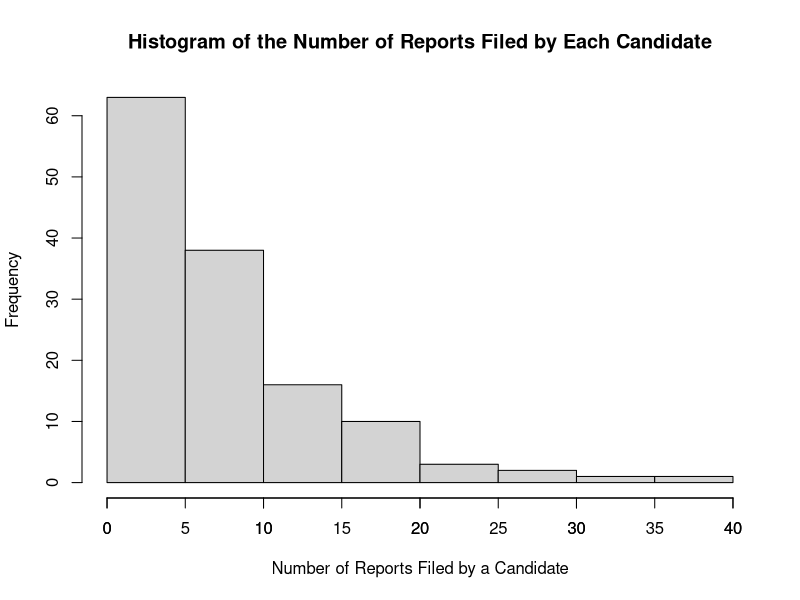
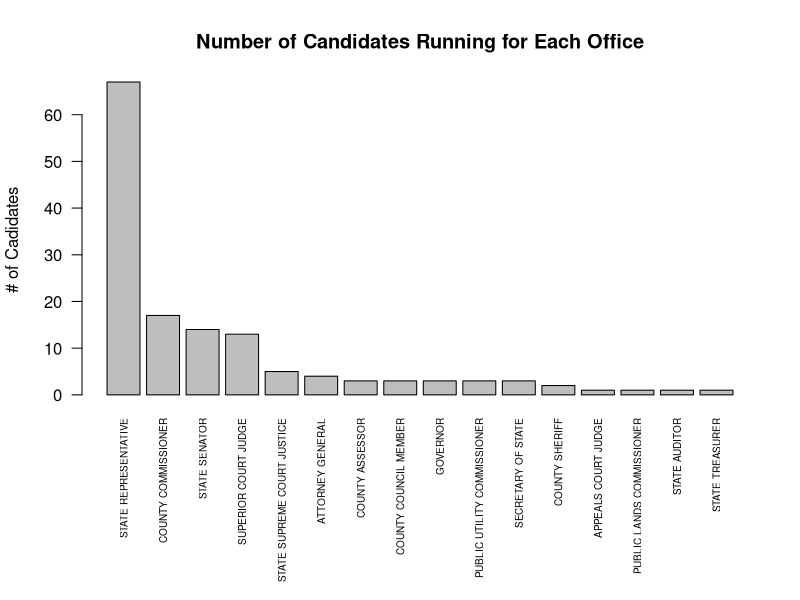
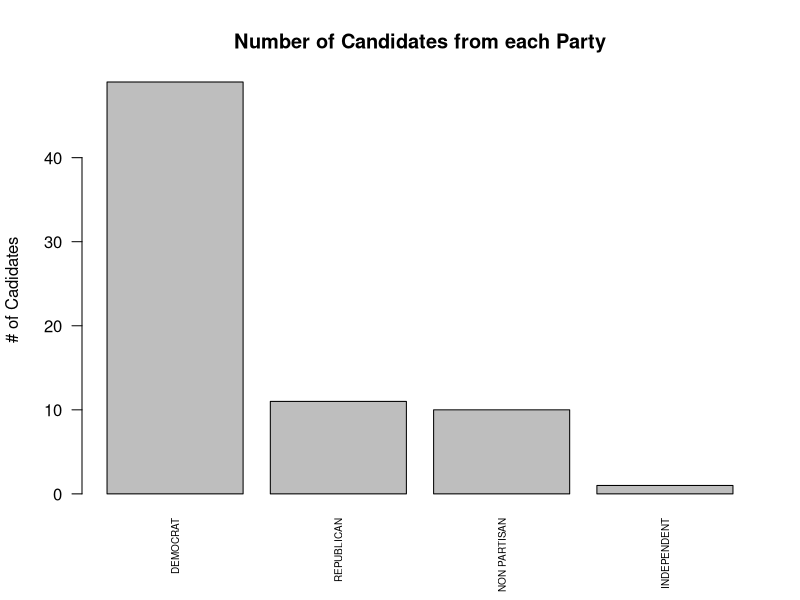
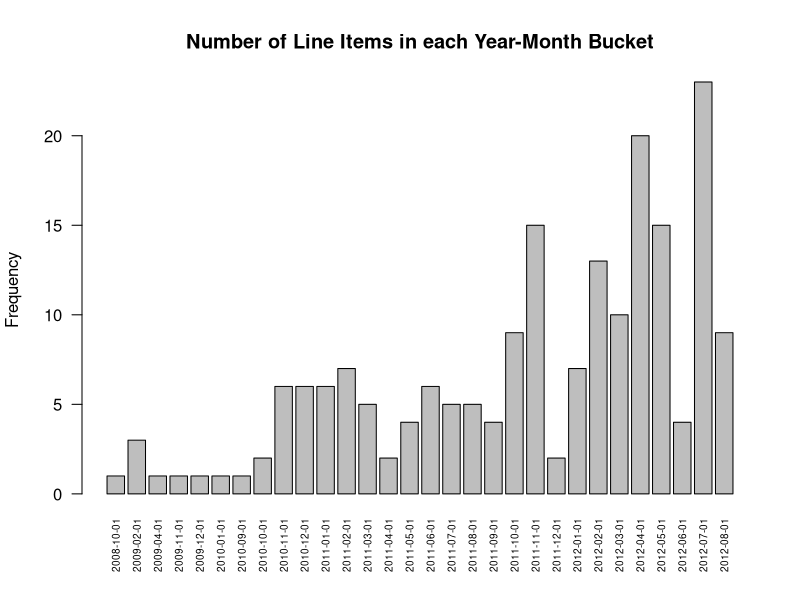
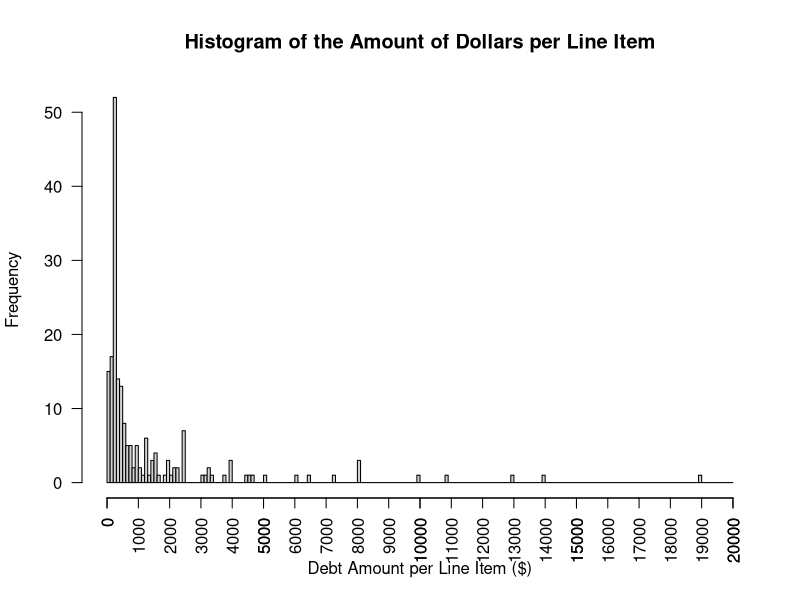
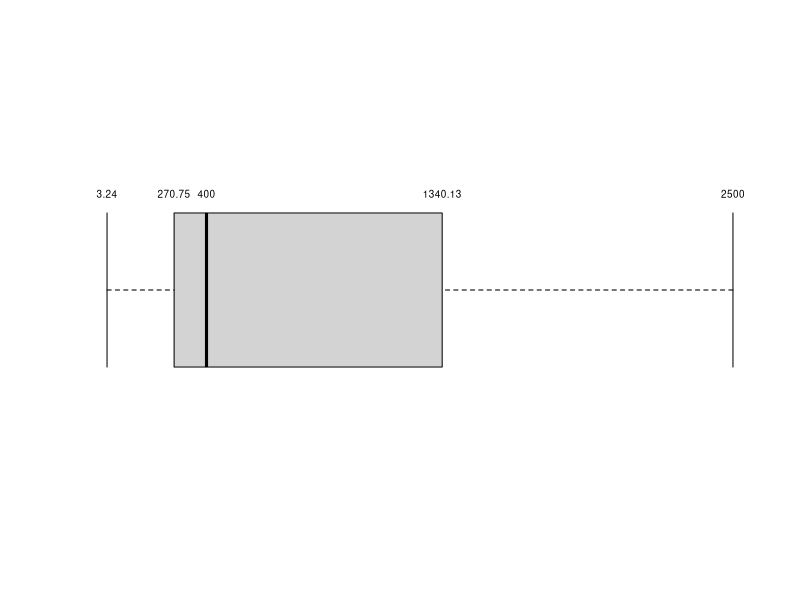
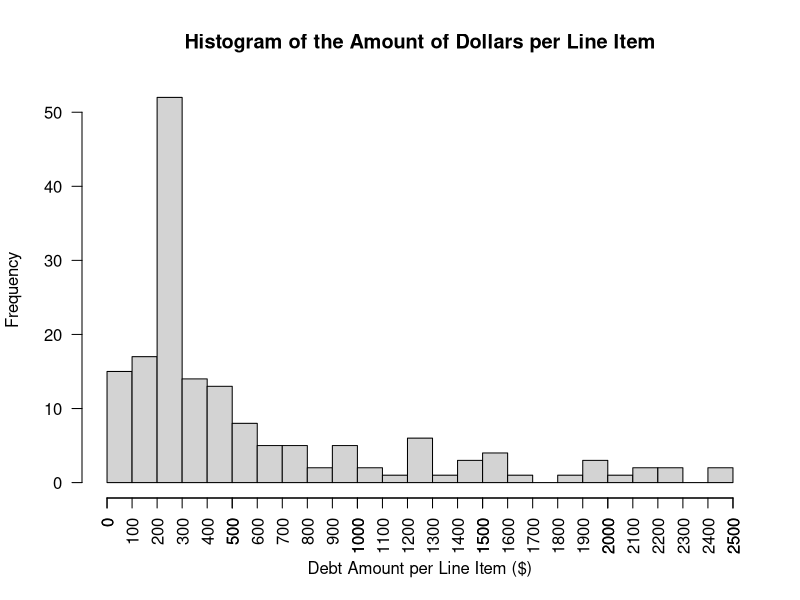
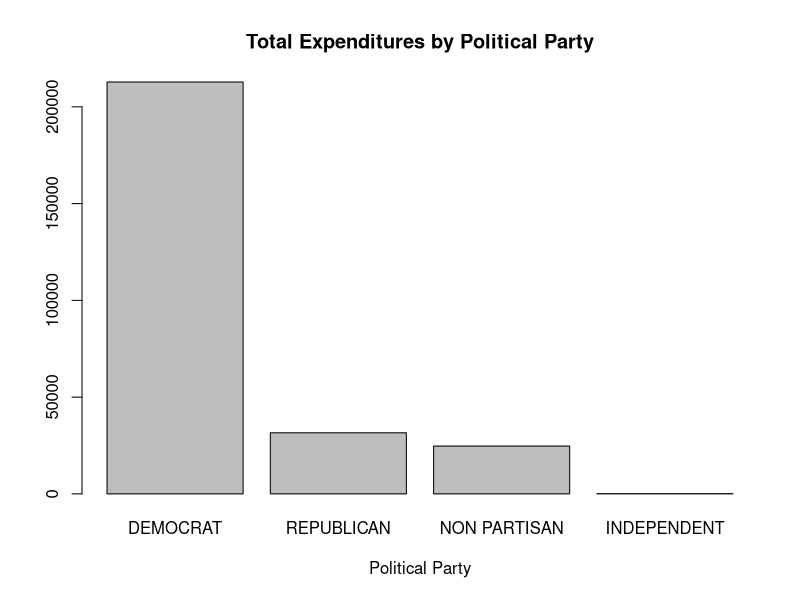

Write R code to recreate these figures, in order.
## ---- chunk 1
knitr::opts_chunk$set(echo = TRUE)
## ---- chunk 2
DebtRaw = read.csv("../dataset/CandidateDebt.csv", na.strings='#N/A')
print(sprintf("Number of columns: %d, Number of rows: %d", ncol(DebtRaw), nrow(DebtRaw)))
## ---- chunk 3
str(DebtRaw[1:4,])
## ---- chunk 4
DebtShifted = DebtRaw
colnames(DebtShifted) <- c(colnames(DebtRaw)[1:9],
                           'DUMMY',
                           colnames(DebtRaw)[10:(ncol(DebtRaw)-1)])
## ---- chunk 5
str(DebtShifted[1:4,])
## ---- chunk 6
t(DebtShifted[1,c('filerid', 'filername', 'office', 'DUMMY', 'legislativedistrict',
                  'party', 'jurisdiction', 'jurisdictiontype')])
## ---- chunk 7
# Split off left table
DebtLeft = DebtShifted[, seq(9)]

# Print out number of rows and columns
print(sprintf("The DebtLeft data set has %d columns and %d rows.",
              ncol(DebtLeft), nrow(DebtLeft)))
## ---- chunk 8
# Split off right table
DebtRight = DebtShifted[, seq(10, ncol(DebtRaw))]

# Rename DUMMY to office
colnames(DebtRight)[[1]] <- "office"

# Keep cases with at least one non-NA entry
DebtRightValid <- DebtRight[rowSums(!is.na(DebtRight)) > 0,]

# Drop duplicates
Debt <- unique(DebtRightValid)

# Print number of rows and columns
print(sprintf("The Debt data set has %d columns and %d rows.", ncol(Debt), nrow(Debt)))
## ---- chunk 9
# Find number of unique reportnumbers
length(unique(DebtLeft$reportnumber))
# Find number of unique cadidate names
length(unique(DebtLeft$filername))
## ---- chunk 10
# Find the number of reports filed by each candidate
RepPerCan <- aggregate(reportnumber ~ filername, DebtLeft, length)
colnames(RepPerCan)[2] <- "NumOfReports"
# Summarize data
summary(RepPerCan$NumOfReports)
## ---- chunk 11
# Show top 5 candidates that filed the most reports
head(RepPerCan[order(RepPerCan$NumOfReports, decreasing = TRUE),],5)
## ---- chunk 12
# How many candidates filed only 1 report?
length(which(RepPerCan$NumOfReports == 1))
## ---- chunk 13
# Show histogram showing distribution of the number of reports filed by each candidate.
hist(RepPerCan$NumOfReports,
     main = "Histogram of the Number of Reports Filed by Each Candidate",
     xlab = "Number of Reports Filed by a Candidate")
axis(1, at = seq(0,40, by = 5))
## ---- chunk 14
# Remove reportnumber and keep unique rows
Office <- unique(DebtLeft[-1])
# Find length of rows.
length(Office$filerid)
## ---- chunk 15
# Show exmaple of duplicate candidate.
Office[Office$filername == "FROCKT DAVID S",]
## ---- chunk 16
# Create Dataframe showing the number of candidates running for each office
OfficePopularity <- aggregate(filername ~ office, Office, length)
colnames(OfficePopularity)[2] <- "N"
OfficePopularity <- OfficePopularity[order(OfficePopularity[,2], decreasing = TRUE),]

# Show barplot of results
op <- par(mar = c(10,4,4,2) + 0.1)
barplot(OfficePopularity$N,
        main = "Number of Candidates Running for Each Office",
        ylab = "# of Cadidates",
      names.arg=OfficePopularity$office, las = 2, cex.names=0.6)
par(op)
## ---- chunk 17
# Only keep Office2, legislativedictrict, position, party,
# jurisdiction and find unique rows
DebtUnique <- unique(Debt[1:5])
# Aggregate a new dataframe to store the number of rows for each party
PartyCount <- aggregate(jurisdiction ~ party, DebtUnique, length)
colnames(PartyCount)[2] <- "N"
PartyCount <- PartyCount[order(PartyCount[,2], decreasing = TRUE),]
# Plot a bar chart showing the number of rows for each party
op <- par(mar = c(5,4,4,2) + 0.1)
barplot(PartyCount$N,
        main = "Number of Candidates from each Party",
        ylab = "# of Cadidates",
        names.arg=PartyCount$party, las = 2, cex.names=0.6)
par(op)
## ---- chunk 18
# Import lubridate to round the dates to the month
library(lubridate)
## ---- chunk 19
# Copy Debt into a temporary df, but convert the debtdate variable into date object
DebtTemp <- Debt
DebtTemp$debtdate <- as.Date(DebtTemp$debtdate, format='%m/%d/%y')
DebtTemp$debtdate <- floor_date(DebtTemp$debtdate, unit = "month")
# Aggregate the data to show the amount of line items are in each month
DateCount <- aggregate(amount ~ debtdate, DebtTemp, length)
colnames(DateCount)[2] <- "N"
op <- par(mar = c(5,4,4,2) + 0.1)

barplot(DateCount$N,
        main = "Number of Line Items in each Year-Month Bucket",
        ylab = "Frequency",
        names.arg=DateCount$debtdate, las = 2, cex.names=0.6)
par(op)
## ---- chunk 20
summary(Debt$amount)
## ---- chunk 21
hist(Debt$amount, breaks = seq(0, 20000, by = 100),
     main = "Histogram of the Amount of Dollars per Line Item",
     xlab = "Debt Amount per Line Item ($)", las = 2)
axis(1, at = seq(0, 20000, by = 1000), las = 2)
## ---- chunk 22
boxplot(Debt$amount, horizontal = TRUE, outline = FALSE, axes = FALSE, staplewex = 1)
text(x = boxplot.stats(Debt$amount)$stats,
     labels = boxplot.stats(Debt$amount)$stats, y=1.25, cex = 0.6)
## ---- chunk 23
filteredAmount <- Debt[(Debt$amount < 2500),]
hist(filteredAmount$amount, breaks = seq(0, 2500, by = 100),
     main = "Histogram of the Amount of Dollars per Line Item",
     xlab = "Debt Amount per Line Item ($)", las = 2)
axis(1, at = seq(0, 2500, by = 100), las = 2)
## ---- chunk 24

# sum amount by party
amountbyparty <-aggregate(Debt['amount'], by=list(party=Debt$party), FUN=sum)

# Rename 
names(amountbyparty)[names(amountbyparty)=="amount"] <- "totalamountbyparty"


#format method, which is necessary for formating in a data.frame   
format.money  <- function(x, ...) {
  paste0("$", formatC(as.numeric(x), format="f", digits=2, big.mark=","))
}
class(amountbyparty$totalamountbyparty) <- c("money",class(amountbyparty$totalamountbyparty))


# sort the list descending, create pareto
amountbyparty <- amountbyparty[order(amountbyparty$totalamountbyparty, decreasing=TRUE),]

# bar plot tutorial https://www.statmethods.net/graphs/bar.html
barplot(amountbyparty$totalamountbyparty, main="Total Expenditures by Political Party", 
  	xlab="Political Party",
  	names.arg=amountbyparty$party,
  	cex.names=1)

## ---- chunk 25
# Merge PartyCount into amountbyparty
amountbyparty <- merge(amountbyparty, PartyCount)
amountbyparty$amountpercandidate <- amountbyparty$totalamountbyparty / amountbyparty$N

# sort the list descending, create pareto
amountbyparty <- amountbyparty[order(amountbyparty$amountpercandidate, decreasing=TRUE),]


# bar plot tutorial https://www.statmethods.net/graphs/bar.html
barplot(amountbyparty$amountpercandidate, main="Expenditure per Candidate by Political Party", 
  	xlab="Political Party",
  	names.arg=amountbyparty$party,
  	cex.names=1)


## ---- chunk 26
desc_to_coarsedesc = read.csv("../dataset/description_to_coarsedescription.csv", na.strings='#N/A')
# we need to merge coarsedescription into Debt by description
Debt2=merge(Debt,desc_to_coarsedesc[c('description','coarsedescription')])

# Put 0 for position when there is no value
Debt2$position[is.na(Debt2$position)] <- 0
Debt2$legislativedistrict[is.na(Debt2$legislativedistrict)] <- 0

# sum amount by coarsedescription
amountbycoarsedesc <-aggregate(Debt2['amount'], by=list(coarsedescription=Debt2$coarsedescription), FUN=sum)

#format method, which is necessary for formating in a data.frame   
format.money  <- function(x, ...) {
  paste0("$", formatC(as.numeric(x), format="f", digits=2, big.mark=","))
}
class(amountbycoarsedesc$amount) <- c("money",class(amountbycoarsedesc$amount))


# sort the list descending, create pareto
amountbycoarsedesc <- amountbycoarsedesc[order(amountbycoarsedesc$amount, decreasing=TRUE),]
#print(amountbycoarsedesc)

nbars=13
topn=amountbycoarsedesc[1:nbars,]
# bar plot tutorial https://www.statmethods.net/graphs/bar.html
barplot(topn$amount, main="Total Expenditures by Coarse Description",
        sub=paste(c("(Top", nbars, "shown)"), collapse = " "),
  	xlab="Coarse Description",
  	names.arg=topn$coarsedescription,
  	cex.names=0.65, las=2)

# Maybe I should make a function for bar charts, since I will be making many of them.

## ---- chunk 27

# Rename "subject" column to "N"
names(amountbyparty)[names(amountbyparty)=="amount"] <- "totalamountbyparty"

#rollup debt2 by coarsedesc and party
expense_by_coarsedesc_by_party <-aggregate(Debt2['amount'],                                         by=list(coarsedescription=Debt2$coarsedescription, party=Debt2$party), FUN=sum)


#merge totalamount into expense_by_coarsedesc_by_party
frac_by_coarsedesc_by_party <- merge(expense_by_coarsedesc_by_party,amountbyparty)
# compute fraction
frac_by_coarsedesc_by_party$fractionofpartytotal <- frac_by_coarsedesc_by_party$amount / frac_by_coarsedesc_by_party$totalamountbyparty

# drop independents
frac_by_coarsedesc_by_party <- frac_by_coarsedesc_by_party[frac_by_coarsedesc_by_party$party != "INDEPENDENT", ]

# get max frac by coarsedescription (across parties)
maxfrac_by_coarsedesc <-aggregate(frac_by_coarsedesc_by_party['fractionofpartytotal'],
                                           by=list(coarsedescription=frac_by_coarsedesc_by_party$coarsedescription), FUN=max)

# Rename "fractionofpartytotal" column to "maxfracofpartytotal"
names(maxfrac_by_coarsedesc)[names(maxfrac_by_coarsedesc)=="fractionofpartytotal"] <- "maxfracofpartytotal"

#merge maxfrac into frac_by_coarsedesc_by_party
frac_by_coarsedesc_by_party2=merge(frac_by_coarsedesc_by_party,maxfrac_by_coarsedesc)


# assign part number to put nonpartisan last
frac_by_coarsedesc_by_party2$partynumber<-ifelse(frac_by_coarsedesc_by_party2$party=="DEMOCRAT",1,
		ifelse(frac_by_coarsedesc_by_party2$party=="REPUBLICAN",2,3
		))

#Now, sort the df by maxfracofpartytotal desc, then by partynumber
frac_by_coarsedesc_by_party2 <- frac_by_coarsedesc_by_party2[order(-frac_by_coarsedesc_by_party2$maxfracofpartytotal,
                                                                   frac_by_coarsedesc_by_party2$partynumber),]

# Now we can finally make a grouped pareto!
frac_by_coarsedesc_by_party2$barlabels <- ""
frac_by_coarsedesc_by_party2$barlabels <- frac_by_coarsedesc_by_party2$barlabels <-

  
# Trick Make labels which are non blank only when row mod 3 =2
x<-1:nrow(frac_by_coarsedesc_by_party2)
y <- x%%3==2

cd=frac_by_coarsedesc_by_party2$coarsedescription
frac_by_coarsedesc_by_party2$barlabels <- with(frac_by_coarsedesc_by_party2, ifelse(y,cd,"" ) )

cd <- frac_by_coarsedesc_by_party2$coarsedescription
frac_by_coarsedesc_by_party2$barlabels <- ifelse(y,frac_by_coarsedesc_by_party2$coarsedescription,"" )

# get the same coarsedescriptions used in previous graph
topnparty<-frac_by_coarsedesc_by_party2[frac_by_coarsedesc_by_party2$coarsedescription %in% topn$coarsedescription,]

# now make a sidebyside bar chart
barplot(topnparty$fractionofpartytotal, main="Fractional Expenditures by Coarse Description, by Party",
        xlab="Coarse Description", col=c("blue","red","green"),
        legend = c("Democrat","Republican","Non Partisan"), beside=TRUE, names.arg=topnparty$coarsedescription, las=2)


## ---- chunk 28
# get sum of amount by DUMMY
#sumbyoffice <- aggregate(Debt2['amount'],
#by=list(office=Debt2$DUMMY), FUN=sum)

# get sum(amount) and n rows by unique value of DUMMY, legislativedistrict, position, and party,
# jurisdiction, and jurisdictiontype (in case I summarize by that later).
sumbycand <- aggregate(Debt2['amount'],
by=list(office=Debt2$office, legislativedistrict=Debt2$legislativedistrict, position=Debt2$position, party=Debt2$party, jurisdiction=Debt2$jurisdiction, jurisdictiontype=Debt2$jurisdictiontype), FUN=sum)


# now sum the amounts in sumbycand and count rows by office
sumbyoffice <- aggregate(sumbycand['amount'], by=list(office=sumbycand$office), FUN=sum)
countbyoffice <- aggregate(sumbycand['position'], by=list(office=sumbycand$office), FUN=length)

# Rename cols
names(sumbyoffice)[names(sumbyoffice)=="amount"] <- "totalamount"
names(countbyoffice)[names(countbyoffice)=="position"] <- "ncandidates"

# merge the sum and count data
amountperjob <- merge(sumbyoffice,countbyoffice)
amountperjob$mean_amount <- amountperjob$totalamount / amountperjob$ncandidates

# sort by mean_amount desc
# sort the list descending, create pareto
amountperjob <- amountperjob[order(amountperjob$mean_amount, decreasing=TRUE),]

# bar plot tutorial https://www.statmethods.net/graphs/bar.html
barplot(amountperjob$mean_amount, main="Expenditure per Candidate by Office", 
  	xlab="Office",
  	names.arg=amountperjob$office,
  	cex.names=1, las=2)


## ---- chunk 29

# Expenditure amounts by jurisdictiontype
boxplot(amount~jurisdictiontype,data=Debt2, main="Transaction Dollar Amounts by Jurisdiction Type", 
  	xlab="Jurisdiction Type", ylab="Amount in Dollars", varwidth=T)

## ---- chunk 30
# Time component
# Copy Debt2 to Debt3
Debt3 <- Debt2
# Let's make a debtmonth column
library(lubridate)
# Get just the month
Debt3$truedebtdate<-mdy(Debt3$debtdate)
Debt3$debtmonth<-floor_date(Debt3$truedebtdate, unit="month")
# Make str version so it will be a factor
Debt3$debtmonthstr<- as.character(Debt3$debtmonth)
# Create dummy variable, TREASURY
Debt3$Treasury<-ifelse(Debt3$coarsedescription=="TREASURY",1,0)


##need plyr package to use ddply
library(plyr)
# Now get sum, count, and mean of amount and mean of Treasury by debtmonthstr
##summarize data. Because R categorized Day as a factor we can go ahead and use this
timestats<- ddply(Debt3,~debtmonthstr,summarise,Sum_amount=sum(amount), Count_amount = length(amount),
      Mean_amount = mean(amount), Mean_Treasury = mean(Treasury))
 

#Create debtmonth in timestats, as a date (this works but format is not good for graphing)
timestats$debtmonth<- strptime(timestats$debtmonthstr,"%Y-%m-%d")

# format it to MM/YYYY
# I believe this sets it back to char!
#timestats$debtmonth<- format(timestats$debtmonth, format="%Y/%m")


# sort by it
timestats<- timestats[order(timestats$debtmonth),]


xvector=timestats$debtmonth
yvector=timestats$Sum_amount
yvector2=timestats$Count_amount
yvector3=timestats$Mean_amount
plot(xvector, yvector,xlab="Reporting Period",  ylab="Sum of Expenditures", main="Sum of Amount")
plot(xvector, yvector2,xlab="Reporting Period",  ylab="Number of Expenditures", main="Count of Amount")
plot(xvector, yvector3,xlab="Reporting Period",  ylab="Mean of Expenditures", main="Mean of Amount")


## ---- chunk 31
# plot treasury mean by debtmonth
xvector=timestats$debtmonth
yvector=timestats$Mean_Treasury
plot(xvector, yvector, xlab="Reporting Period",  ylab="Fractional Count of Expenditures", main="Fractional Count of Expenditures Attributable to Treasury")
## ---- chunk 32

party_jurtype_sum <- aggregate(Debt['amount'],
                                  by=list(party=Debt$party,
                                          jurisdictiontype=Debt$jurisdictiontype),
                                  FUN=sum)

# Order by total spending
xtab_sum <- xtabs(amount ~ jurisdictiontype + party, data=party_jurtype_sum)
xtab_sum <- xtab_sum[,order(colSums(xtab_sum), decreasing = TRUE)]

# Remove INDEPENDENT
xtab_sum <- xtab_sum[,colnames(xtab_sum) != 'INDEPENDENT']

xtab_sum_mat <- data.matrix(xtab_sum)
barplot(xtab_sum_mat,
        beside = TRUE,
        legend.text = rownames(xtab_sum_mat),
        main = "Total party spending across jurisdiction types",
        xlab = "party",
        ylab = "total amount spent")
